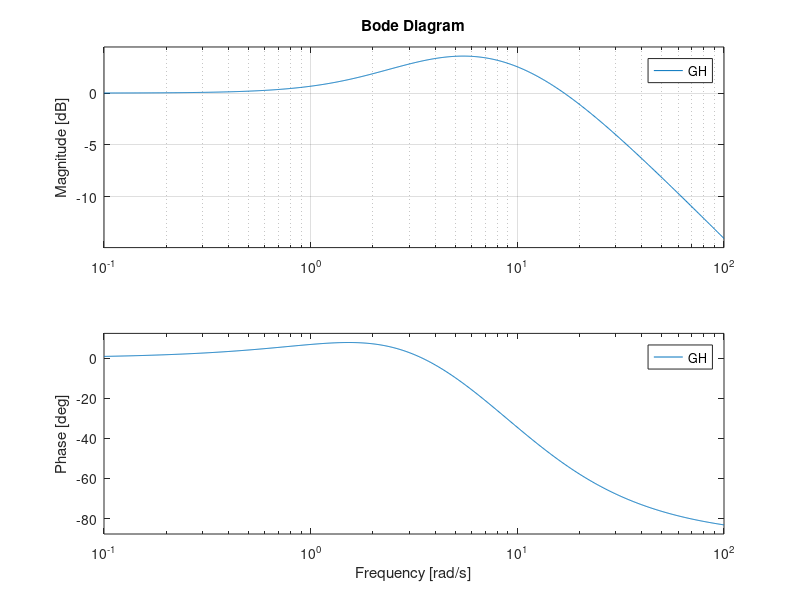

This figure's MATLAB source:
clear all;
clc;

% Type 0 system where n-m = 1 %

N = [0.5 1];
D = conv([0.25 1], [0.10 1]);

GH = tf(N, D);


figure;
subplot(2,2,1);
rlocus(GH);

subplot(2,2,3);
nyquist(GH);
axis([-10 10 -10 10])
grid;

% Margins
[Gm,Pm,Wgm,Wpm] = margin(GH)

subplot(1,2,2, 'replace');
bode(GH);
grid;
